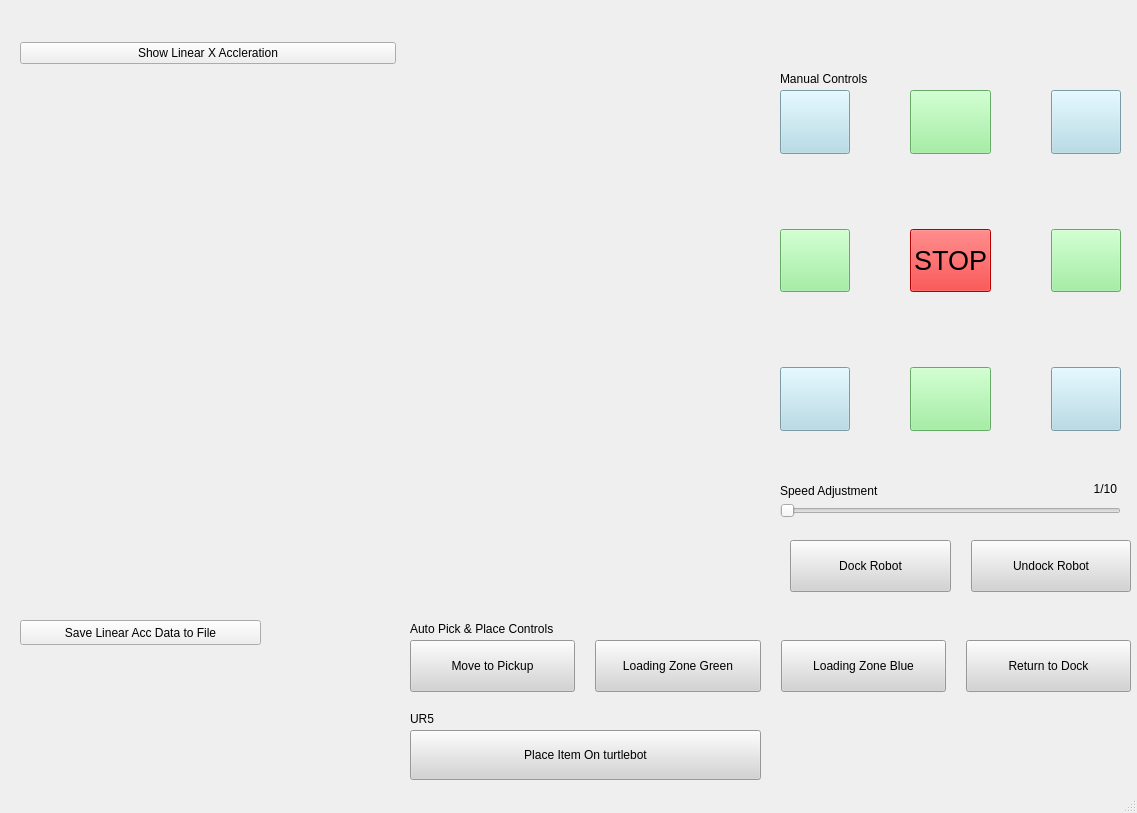
<?xml version="1.0" encoding="UTF-8"?>
<ui version="4.0">
 <class>MainWindow</class>
 <widget class="QMainWindow" name="MainWindow">
  <property name="geometry">
   <rect>
    <x>0</x>
    <y>0</y>
    <width>1137</width>
    <height>813</height>
   </rect>
  </property>
  <property name="windowTitle">
   <string>MainWindow</string>
  </property>
  <widget class="QWidget" name="centralwidget">
   <widget class="QWidget" name="gridLayoutWidget">
    <property name="geometry">
     <rect>
      <x>780</x>
      <y>90</y>
      <width>341</width>
      <height>341</height>
     </rect>
    </property>
    <layout class="QGridLayout" name="gridLayout" rowstretch="0,0,0" columnstretch="0,0,0">
     <property name="sizeConstraint">
      <enum>QLayout::SetNoConstraint</enum>
     </property>
     <property name="leftMargin">
      <number>0</number>
     </property>
     <property name="rightMargin">
      <number>0</number>
     </property>
     <property name="horizontalSpacing">
      <number>60</number>
     </property>
     <property name="verticalSpacing">
      <number>75</number>
     </property>
     <item row="2" column="0">
      <widget class="QPushButton" name="backLeftButton">
       <property name="sizePolicy">
        <sizepolicy hsizetype="Minimum" vsizetype="Minimum">
         <horstretch>0</horstretch>
         <verstretch>0</verstretch>
        </sizepolicy>
       </property>
       <property name="minimumSize">
        <size>
         <width>0</width>
         <height>50</height>
        </size>
       </property>
       <property name="styleSheet">
        <string notr="true"> background-color: lightblue</string>
       </property>
       <property name="text">
        <string/>
       </property>
      </widget>
     </item>
     <item row="2" column="2">
      <widget class="QPushButton" name="backRightButton">
       <property name="sizePolicy">
        <sizepolicy hsizetype="Minimum" vsizetype="Minimum">
         <horstretch>0</horstretch>
         <verstretch>0</verstretch>
        </sizepolicy>
       </property>
       <property name="minimumSize">
        <size>
         <width>0</width>
         <height>50</height>
        </size>
       </property>
       <property name="styleSheet">
        <string notr="true"> background-color: lightblue</string>
       </property>
       <property name="text">
        <string/>
       </property>
      </widget>
     </item>
     <item row="0" column="0">
      <widget class="QPushButton" name="frontLeftButton">
       <property name="sizePolicy">
        <sizepolicy hsizetype="Minimum" vsizetype="Minimum">
         <horstretch>0</horstretch>
         <verstretch>0</verstretch>
        </sizepolicy>
       </property>
       <property name="minimumSize">
        <size>
         <width>0</width>
         <height>50</height>
        </size>
       </property>
       <property name="styleSheet">
        <string notr="true"> background-color: lightblue</string>
       </property>
       <property name="text">
        <string/>
       </property>
      </widget>
     </item>
     <item row="2" column="1">
      <widget class="QPushButton" name="backButton">
       <property name="sizePolicy">
        <sizepolicy hsizetype="Minimum" vsizetype="Minimum">
         <horstretch>0</horstretch>
         <verstretch>0</verstretch>
        </sizepolicy>
       </property>
       <property name="minimumSize">
        <size>
         <width>0</width>
         <height>50</height>
        </size>
       </property>
       <property name="styleSheet">
        <string notr="true"> background-color: lightgreen</string>
       </property>
       <property name="text">
        <string/>
       </property>
      </widget>
     </item>
     <item row="1" column="0">
      <widget class="QPushButton" name="leftButton">
       <property name="sizePolicy">
        <sizepolicy hsizetype="Minimum" vsizetype="Minimum">
         <horstretch>0</horstretch>
         <verstretch>0</verstretch>
        </sizepolicy>
       </property>
       <property name="minimumSize">
        <size>
         <width>0</width>
         <height>50</height>
        </size>
       </property>
       <property name="autoFillBackground">
        <bool>false</bool>
       </property>
       <property name="styleSheet">
        <string notr="true"> background-color: lightgreen</string>
       </property>
       <property name="text">
        <string/>
       </property>
      </widget>
     </item>
     <item row="0" column="2">
      <widget class="QPushButton" name="frontRightButton">
       <property name="sizePolicy">
        <sizepolicy hsizetype="Minimum" vsizetype="Minimum">
         <horstretch>0</horstretch>
         <verstretch>0</verstretch>
        </sizepolicy>
       </property>
       <property name="minimumSize">
        <size>
         <width>0</width>
         <height>50</height>
        </size>
       </property>
       <property name="styleSheet">
        <string notr="true"> background-color: lightblue</string>
       </property>
       <property name="text">
        <string/>
       </property>
      </widget>
     </item>
     <item row="0" column="1">
      <widget class="QPushButton" name="frontButton">
       <property name="sizePolicy">
        <sizepolicy hsizetype="Minimum" vsizetype="Minimum">
         <horstretch>0</horstretch>
         <verstretch>0</verstretch>
        </sizepolicy>
       </property>
       <property name="minimumSize">
        <size>
         <width>0</width>
         <height>50</height>
        </size>
       </property>
       <property name="styleSheet">
        <string notr="true"> background-color: lightgreen</string>
       </property>
       <property name="text">
        <string/>
       </property>
      </widget>
     </item>
     <item row="1" column="2">
      <widget class="QPushButton" name="rightButton">
       <property name="sizePolicy">
        <sizepolicy hsizetype="Minimum" vsizetype="Minimum">
         <horstretch>0</horstretch>
         <verstretch>0</verstretch>
        </sizepolicy>
       </property>
       <property name="minimumSize">
        <size>
         <width>0</width>
         <height>50</height>
        </size>
       </property>
       <property name="styleSheet">
        <string notr="true"> background-color: lightgreen</string>
       </property>
       <property name="text">
        <string/>
       </property>
      </widget>
     </item>
     <item row="1" column="1">
      <widget class="QPushButton" name="stopButton">
       <property name="sizePolicy">
        <sizepolicy hsizetype="Minimum" vsizetype="Minimum">
         <horstretch>0</horstretch>
         <verstretch>0</verstretch>
        </sizepolicy>
       </property>
       <property name="minimumSize">
        <size>
         <width>0</width>
         <height>50</height>
        </size>
       </property>
       <property name="font">
        <font>
         <pointsize>20</pointsize>
        </font>
       </property>
       <property name="styleSheet">
        <string notr="true"> background-color: red</string>
       </property>
       <property name="text">
        <string>STOP</string>
       </property>
      </widget>
     </item>
    </layout>
   </widget>
   <widget class="QLabel" name="directionImg">
    <property name="geometry">
     <rect>
      <x>780</x>
      <y>90</y>
      <width>341</width>
      <height>341</height>
     </rect>
    </property>
    <property name="text">
     <string/>
    </property>
    <property name="pixmap">
     <pixmap>/home/jeremy/ros_ws/install/full_gui/lib/python3.10/site-packages/full_gui/images.png</pixmap>
    </property>
    <property name="scaledContents">
     <bool>true</bool>
    </property>
   </widget>
   <widget class="QLabel" name="speedadjText">
    <property name="geometry">
     <rect>
      <x>780</x>
      <y>480</y>
      <width>131</width>
      <height>21</height>
     </rect>
    </property>
    <property name="layoutDirection">
     <enum>Qt::LeftToRight</enum>
    </property>
    <property name="styleSheet">
     <string notr="true"/>
    </property>
    <property name="frameShape">
     <enum>QFrame::NoFrame</enum>
    </property>
    <property name="text">
     <string>Speed Adjustment</string>
    </property>
    <property name="scaledContents">
     <bool>false</bool>
    </property>
   </widget>
   <widget class="QSlider" name="speedSlider">
    <property name="geometry">
     <rect>
      <x>780</x>
      <y>490</y>
      <width>341</width>
      <height>41</height>
     </rect>
    </property>
    <property name="minimum">
     <number>1</number>
    </property>
    <property name="maximum">
     <number>10</number>
    </property>
    <property name="orientation">
     <enum>Qt::Horizontal</enum>
    </property>
   </widget>
   <widget class="QLabel" name="debugLabel">
    <property name="geometry">
     <rect>
      <x>770</x>
      <y>450</y>
      <width>351</width>
      <height>17</height>
     </rect>
    </property>
    <property name="text">
     <string/>
    </property>
   </widget>
   <widget class="QLabel" name="speedLabel">
    <property name="geometry">
     <rect>
      <x>1050</x>
      <y>480</y>
      <width>67</width>
      <height>17</height>
     </rect>
    </property>
    <property name="text">
     <string>1/10</string>
    </property>
    <property name="alignment">
     <set>Qt::AlignRight|Qt::AlignTrailing|Qt::AlignVCenter</set>
    </property>
   </widget>
   <widget class="QWidget" name="layoutWidget">
    <property name="geometry">
     <rect>
      <x>790</x>
      <y>540</y>
      <width>341</width>
      <height>52</height>
     </rect>
    </property>
    <layout class="QHBoxLayout" name="horizontalLayout">
     <property name="spacing">
      <number>20</number>
     </property>
     <property name="leftMargin">
      <number>0</number>
     </property>
     <property name="rightMargin">
      <number>0</number>
     </property>
     <item>
      <widget class="QPushButton" name="dockButton">
       <property name="sizePolicy">
        <sizepolicy hsizetype="Minimum" vsizetype="Minimum">
         <horstretch>0</horstretch>
         <verstretch>0</verstretch>
        </sizepolicy>
       </property>
       <property name="minimumSize">
        <size>
         <width>0</width>
         <height>50</height>
        </size>
       </property>
       <property name="styleSheet">
        <string notr="true"> background-color: lightgrey</string>
       </property>
       <property name="text">
        <string>Dock Robot</string>
       </property>
      </widget>
     </item>
     <item>
      <widget class="QPushButton" name="undockButton">
       <property name="sizePolicy">
        <sizepolicy hsizetype="Minimum" vsizetype="Minimum">
         <horstretch>0</horstretch>
         <verstretch>0</verstretch>
        </sizepolicy>
       </property>
       <property name="minimumSize">
        <size>
         <width>0</width>
         <height>50</height>
        </size>
       </property>
       <property name="styleSheet">
        <string notr="true"> background-color: lightgrey</string>
       </property>
       <property name="text">
        <string>Undock Robot</string>
       </property>
      </widget>
     </item>
    </layout>
   </widget>
   <widget class="QStackedWidget" name="stackedWidget">
    <property name="geometry">
     <rect>
      <x>29</x>
      <y>89</y>
      <width>721</width>
      <height>521</height>
     </rect>
    </property>
    <widget class="QWidget" name="page"/>
    <widget class="QWidget" name="page_2"/>
   </widget>
   <widget class="QPushButton" name="saveDataButton">
    <property name="geometry">
     <rect>
      <x>20</x>
      <y>620</y>
      <width>241</width>
      <height>25</height>
     </rect>
    </property>
    <property name="text">
     <string>Save Linear Acc Data to File</string>
    </property>
   </widget>
   <widget class="QWidget" name="layoutWidget">
    <property name="geometry">
     <rect>
      <x>20</x>
      <y>40</y>
      <width>376</width>
      <height>27</height>
     </rect>
    </property>
    <layout class="QHBoxLayout" name="horizontalLayout_2">
     <item>
      <widget class="QPushButton" name="plotButton">
       <property name="text">
        <string>Show Linear X Accleration</string>
       </property>
      </widget>
     </item>
    </layout>
   </widget>
   <widget class="QWidget" name="layoutWidget_2">
    <property name="geometry">
     <rect>
      <x>410</x>
      <y>640</y>
      <width>721</width>
      <height>52</height>
     </rect>
    </property>
    <layout class="QHBoxLayout" name="horizontalLayout_3">
     <property name="spacing">
      <number>20</number>
     </property>
     <property name="leftMargin">
      <number>0</number>
     </property>
     <property name="rightMargin">
      <number>0</number>
     </property>
     <item>
      <widget class="QPushButton" name="toPickupButton">
       <property name="sizePolicy">
        <sizepolicy hsizetype="Minimum" vsizetype="Minimum">
         <horstretch>0</horstretch>
         <verstretch>0</verstretch>
        </sizepolicy>
       </property>
       <property name="minimumSize">
        <size>
         <width>0</width>
         <height>50</height>
        </size>
       </property>
       <property name="styleSheet">
        <string notr="true"> background-color: lightgrey</string>
       </property>
       <property name="text">
        <string>Move to Pickup</string>
       </property>
      </widget>
     </item>
     <item>
      <widget class="QPushButton" name="toGreenButton">
       <property name="sizePolicy">
        <sizepolicy hsizetype="Minimum" vsizetype="Minimum">
         <horstretch>0</horstretch>
         <verstretch>0</verstretch>
        </sizepolicy>
       </property>
       <property name="minimumSize">
        <size>
         <width>0</width>
         <height>50</height>
        </size>
       </property>
       <property name="styleSheet">
        <string notr="true"> background-color: lightgrey</string>
       </property>
       <property name="text">
        <string>Loading Zone Green</string>
       </property>
      </widget>
     </item>
     <item>
      <widget class="QPushButton" name="toBlueButton">
       <property name="sizePolicy">
        <sizepolicy hsizetype="Minimum" vsizetype="Minimum">
         <horstretch>0</horstretch>
         <verstretch>0</verstretch>
        </sizepolicy>
       </property>
       <property name="minimumSize">
        <size>
         <width>0</width>
         <height>50</height>
        </size>
       </property>
       <property name="styleSheet">
        <string notr="true"> background-color: lightgrey</string>
       </property>
       <property name="text">
        <string>Loading Zone Blue</string>
       </property>
      </widget>
     </item>
     <item>
      <widget class="QPushButton" name="toDockButton">
       <property name="sizePolicy">
        <sizepolicy hsizetype="Minimum" vsizetype="Minimum">
         <horstretch>0</horstretch>
         <verstretch>0</verstretch>
        </sizepolicy>
       </property>
       <property name="minimumSize">
        <size>
         <width>0</width>
         <height>50</height>
        </size>
       </property>
       <property name="styleSheet">
        <string notr="true"> background-color: lightgrey</string>
       </property>
       <property name="text">
        <string>Return to Dock</string>
       </property>
      </widget>
     </item>
    </layout>
   </widget>
   <widget class="QLabel" name="label">
    <property name="geometry">
     <rect>
      <x>410</x>
      <y>620</y>
      <width>271</width>
      <height>17</height>
     </rect>
    </property>
    <property name="text">
     <string>Auto Pick &amp; Place Controls</string>
    </property>
   </widget>
   <widget class="QLabel" name="label_2">
    <property name="geometry">
     <rect>
      <x>780</x>
      <y>70</y>
      <width>271</width>
      <height>17</height>
     </rect>
    </property>
    <property name="text">
     <string>Manual Controls</string>
    </property>
   </widget>
   <widget class="QLabel" name="label_3">
    <property name="geometry">
     <rect>
      <x>410</x>
      <y>710</y>
      <width>67</width>
      <height>17</height>
     </rect>
    </property>
    <property name="text">
     <string>UR5</string>
    </property>
   </widget>
   <widget class="QPushButton" name="ur5StartButton">
    <property name="geometry">
     <rect>
      <x>410</x>
      <y>730</y>
      <width>351</width>
      <height>50</height>
     </rect>
    </property>
    <property name="sizePolicy">
     <sizepolicy hsizetype="Minimum" vsizetype="Minimum">
      <horstretch>0</horstretch>
      <verstretch>0</verstretch>
     </sizepolicy>
    </property>
    <property name="minimumSize">
     <size>
      <width>0</width>
      <height>50</height>
     </size>
    </property>
    <property name="styleSheet">
     <string notr="true"> background-color: lightgrey</string>
    </property>
    <property name="text">
     <string>Place Item On turtlebot</string>
    </property>
   </widget>
   <zorder>layoutWidget</zorder>
   <zorder>layoutWidget</zorder>
   <zorder>directionImg</zorder>
   <zorder>gridLayoutWidget</zorder>
   <zorder>speedadjText</zorder>
   <zorder>speedSlider</zorder>
   <zorder>debugLabel</zorder>
   <zorder>speedLabel</zorder>
   <zorder>stackedWidget</zorder>
   <zorder>saveDataButton</zorder>
   <zorder>layoutWidget_2</zorder>
   <zorder>label</zorder>
   <zorder>label_2</zorder>
   <zorder>label_3</zorder>
   <zorder>ur5StartButton</zorder>
  </widget>
  <widget class="QStatusBar" name="statusbar"/>
 </widget>
 <resources/>
 <connections/>
</ui>
